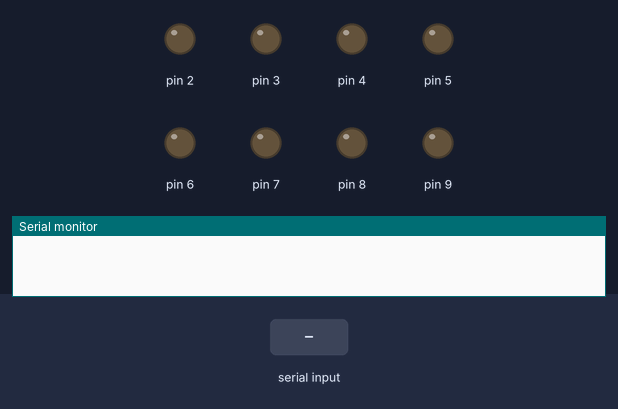
Recording of a sketch running on a simulated Arduino Uno, built with avr-gcc and run on an emulated ATmega328P. Shown: output pins drawn as LEDs (lit = HIGH), the last lines printed to the serial monitor. Inputs (shaded band) come from the test bench.

Above: at 1.2 s.
1.3 s: "w" received over Serial
At 2.4 s:
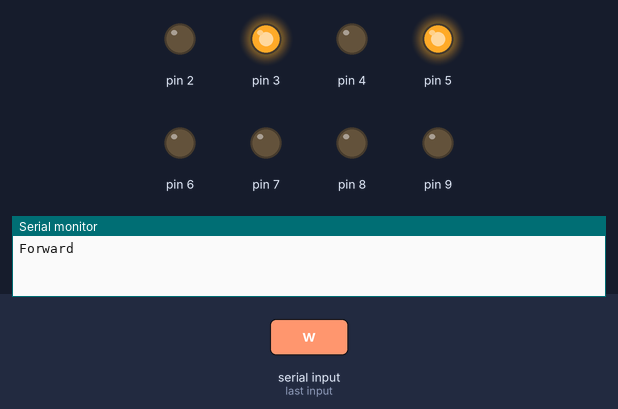
2.8 s: "s" received over Serial
At 3.6 s:
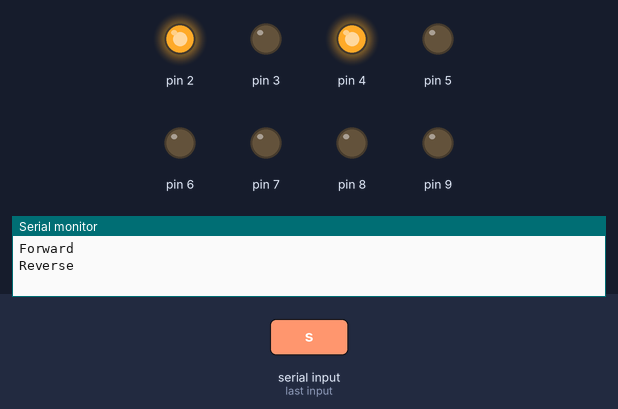
4.3 s: "a" received over Serial
At 4.7 s:
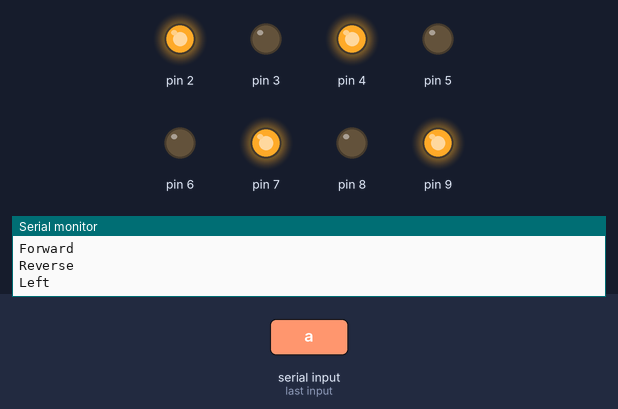
5.8 s: "d" received over Serial
At 7.0 s:
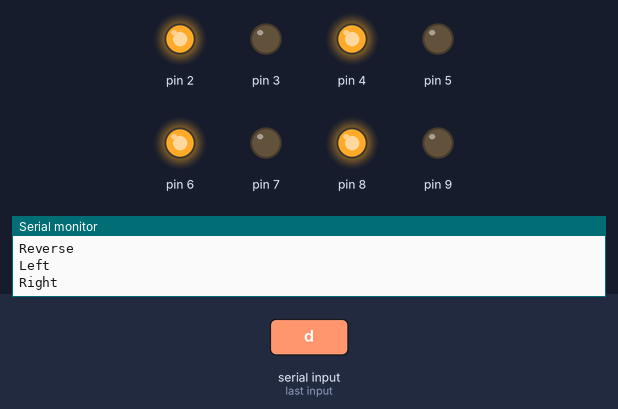
7.3 s: "w" received over Serial
At 8.2 s:
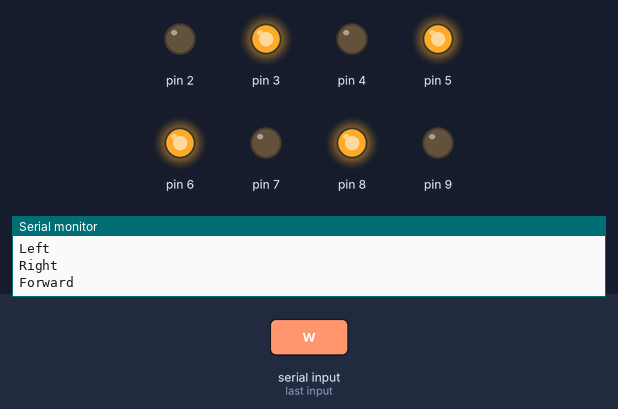
8.8 s: "a" received over Serial
At 9.4 s:
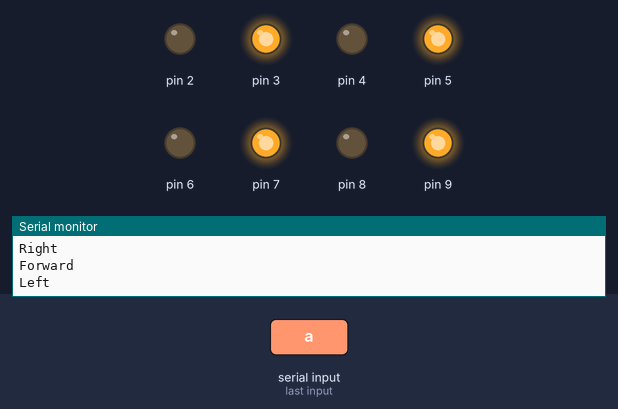
Timing chart, 0 to 11.3 s (numbered marks = the images above; inputs shaded):
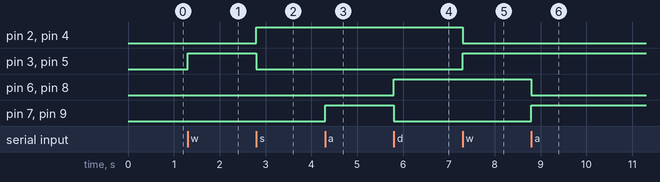

Measured:
- after the input at 1.3 s, pin 3, pin 5: LOW → HIGH at once
- after the input at 2.8 s, pin 2, pin 4: LOW → HIGH at once; pin 3, pin 5: HIGH → LOW at once
- after the input at 4.3 s, pin 7, pin 9: LOW → HIGH at once
- after the input at 5.8 s, pin 6, pin 8: LOW → HIGH at once; pin 7, pin 9: HIGH → LOW at once
- after the input at 7.3 s, pin 2, pin 4: HIGH → LOW at once; pin 3, pin 5: LOW → HIGH at once
- after the input at 8.8 s, pin 6, pin 8: HIGH → LOW at once; pin 7, pin 9: LOW → HIGH at once

The sketch:

Basic_COntroll.ino
```cpp
int incomingByte = 0;

void setup() {
  // put your setup code here, to run once:
  //Motors
pinMode(2, OUTPUT);
pinMode(3, OUTPUT);
pinMode(4, OUTPUT);
pinMode(5, OUTPUT);
//Steering
pinMode(6, OUTPUT);
pinMode(7, OUTPUT);
pinMode(8, OUTPUT);
pinMode(9, OUTPUT);
Serial.begin(9600);

}

void loop() {
  // put your main code here, to run repeatedly:

        if (Serial.available() > 0) {
                // read the incoming byte:
                incomingByte = Serial.read();
                if(incomingByte == 119){ // w pressed
                  digitalWrite(2, LOW);
                  digitalWrite(4, LOW);
                  digitalWrite(3, HIGH);
                  digitalWrite(5, HIGH);
                  Serial.println("Forward");
                } else if ( incomingByte == 115) { //s pressed
                  digitalWrite(3, LOW);
                  digitalWrite(5, LOW);
                  digitalWrite(2, HIGH);
                  digitalWrite(4, HIGH);
                  Serial.println("Reverse");
                } else if (incomingByte == 97 ) { //a pressed
                  digitalWrite(6, LOW);
                  digitalWrite(8, LOW);
                  digitalWrite(7, HIGH);
                  digitalWrite(9, HIGH);
                  Serial.println("Left");
                } else if (incomingByte == 100 ) { //d pressed
                  digitalWrite(7, LOW);
                  digitalWrite(9, LOW);
                  digitalWrite(6, HIGH);
                  digitalWrite(8, HIGH);
                  Serial.println("Right");
                } else { // You Pressed wrong, shut everything off
                  digitalWrite(2, LOW);
                  digitalWrite(3, LOW);
                  digitalWrite(4, LOW);
                  digitalWrite(5, LOW);
                  digitalWrite(6, LOW);
                  digitalWrite(7, LOW);
                  digitalWrite(8, LOW);
                  digitalWrite(9, LOW);
                  Serial.println("wrong input: press w, a, s, or d ");
                }
        }
}
```
